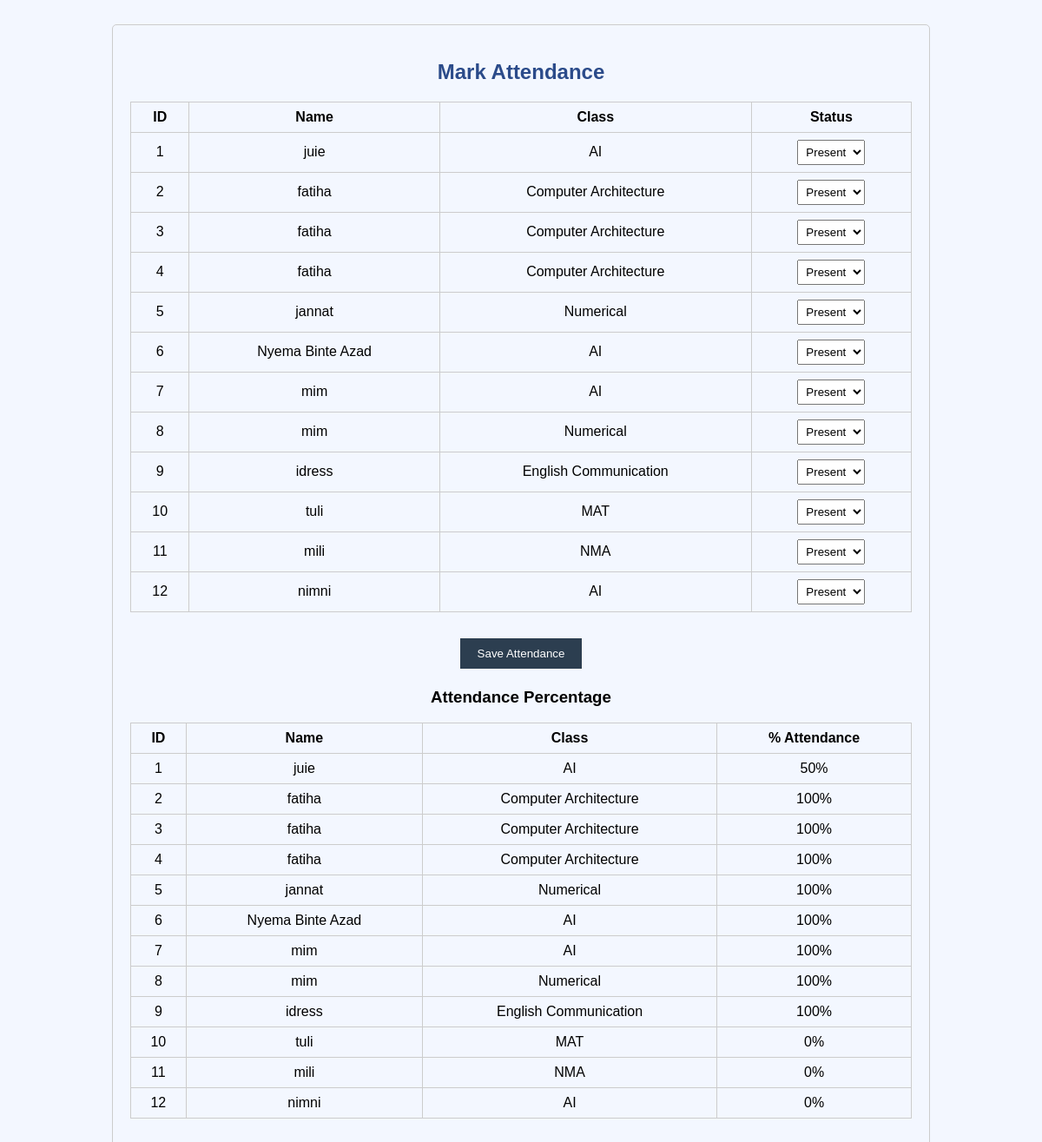
Screenshot of /attendance.php with the database file from the repository.
### tables this page shows
CREATE TABLE `students` (
  `id` int(11) NOT NULL,
  `name` varchar(100) NOT NULL,
  `course` varchar(100) NOT NULL,
  `email` varchar(100) DEFAULT NULL,
  `year` varchar(20) NOT NULL
);

### attendance.php (the view, shortened to what this page needs)
<?php
include 'db_connect.php';
?>
<!DOCTYPE html>
<html lang="en">
<head>
<link rel="stylesheet" href="style.css">
</head>
<body>
<div class="container">
<h2>Mark Attendance</h2>
<form action="" method="post">
<table>
<tr><th>ID</th><th>Name</th><th>Class</th><th>Status</th></tr>
<?php
$res = mysqli_query($conn,"SELECT * FROM students ORDER BY id ASC");
while($row=mysqli_fetch_assoc($res)){
    echo "<tr>
    <td>{$row['id']}</td>
    <td>{$row['name']}</td>
    <td>{$row['course']}</td>
    <td>
    <select name='status[{$row['id']}]'>
        <option value='Present'>Present</option>
        <option value='Absent'>Absent</option>
    </select>
    </td>
    </tr>";
}
?>
</table>
<input type="submit" name="mark" value="Save Attendance">
</form>
<h3>Attendance Percentage</h3>
<table>
<tr><th>ID</th><th>Name</th><th>Class</th><th>% Attendance</th></tr>
<?php
$res2 = mysqli_query($conn,"SELECT * FROM students");
while($student = mysqli_fetch_assoc($res2)){
    $total = mysqli_query($conn,"SELECT * FROM attendance WHERE student_id='".$student['id']."'");
    $total_count = mysqli_num_rows($total);
    $present = mysqli_query($conn,"SELECT * FROM attendance WHERE student_id='".$student['id']."' AND status='Present'");
    $present_count = mysqli_num_rows($present);
    $percent = ($total_count>0)? round(($present_count/$total_count)*100,2) : 0;
    echo "<tr><td>{$student['id']}</td><td>{$student['name']}</td><td>{$student['course']}</td><td>{$percent}%</td></tr>";
}
?>
</table>
</div>
</body>
</html>

### style.css (style rules this page uses)
body { font-family: Arial; text-align: center; background: #f3f7ff; }
h1, h2 { color: #2b4b8a; }
form input, form button { padding: 7px; margin: 3px; }
table { margin: 20px auto; border-collapse: collapse; width: 80%; }
th, td { padding: 8px 12px; border: 1px solid #999; }

### attendance.php (style rules this page uses)
body { font-family:Arial;padding:20px; }
.container { max-width:900px;margin:auto;border:1px solid #ccc;padding:20px;border-radius:5px; }
table { width:100%;border-collapse:collapse;margin-top:15px; }
th,td { border:1px solid #ccc;padding:8px;text-align:center; }
select { padding:5px; }
input[type="submit"] { margin-top:10px;padding:10px 20px;background:#2c3e50;color:#fff;border:none;cursor:pointer; }

### rows the page displays
students: id "1", name "juie", course "AI", id "Present", percent "50"
students: id "2", name "fatiha", course "Computer Architecture", id "Present", percent "100"
students: id "3", name "fatiha", course "Computer Architecture", id "Present", percent "100"
students: id "4", name "fatiha", course "Computer Architecture", id "Present", percent "100"
students: id "5", name "jannat", course "Numerical", id "Present", percent "100"
students: id "6", name "Nyema Binte Azad", course "AI", id "Present", percent "100"
students: id "7", name "mim", course "AI", id "Present", percent "100"
students: id "8", name "mim", course "Numerical", id "Present", percent "100"
students: id "9", name "idress", course "English Communication", id "Present", percent "100"
students: id "10", name "tuli", course "MAT", id "Present", percent "0"
students: id "11", name "mili", course "NMA", id "Present", percent "0"
students: id "12", name "nimni", course "AI", id "Present", percent "0"
